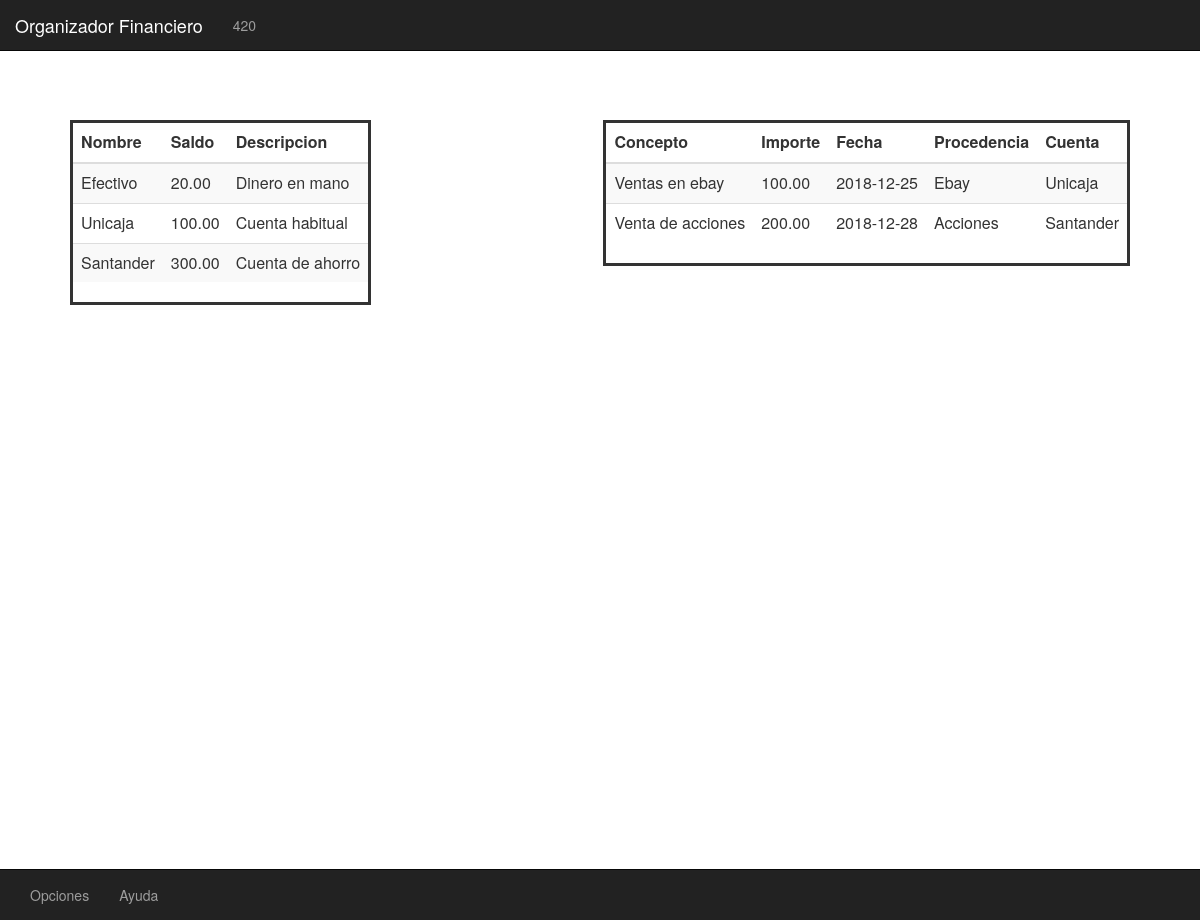
The page / on the database its author committed.
### tables this page shows
CREATE TABLE cuentas (
	id INT PRIMARY KEY AUTO_INCREMENT,
	nombre VARCHAR(50),
    saldo DECIMAL(15,2),
    descripcion VARCHAR(50)
);

CREATE TABLE ingresos (
	id INT PRIMARY KEY AUTO_INCREMENT,
	importe DECIMAL(6,2),  
    concepto VARCHAR(50),  
    fecha DATE,  
    procedencia VARCHAR(50),  
    cuenta VARCHAR(50)  
);

### mostrar_cuentas.php (the view)
<table class="table table-striped">
    <thead>
    <tr>
        <th>Nombre</th>
        <th>Saldo</th>
        <th>Descripcion</th>
    </tr>
    </thead>
<?php
$res = mysql_query("SELECT * FROM cuentas")
or die(mysql_error());
while($row = mysql_fetch_array( $res )) {?>
    <tr>
        <td><?php echo $row['nombre'];?></td>
        <td><?php echo $row['saldo'];?></td>
        <td><?php echo $row['descripcion'];?></td>
    </tr>
<?php } ?>
</table>

### navbars.php (shortened to what this page needs)
<html>
<link rel="stylesheet" href="https://maxcdn.bootstrapcdn.com/bootstrap/3.3.7/css/bootstrap.min.css">
<nav class="navbar navbar-fixed-top navbar-inverse">
<div class="container-fluid">
    <div class="navbar-header">
        <a class="navbar-brand" href="index.php">Organizador Financiero</a>
    </div>
    <ul class="nav navbar-nav navbar-middle" style="text-align: center;">
        <li><a href="ver_patrimonio.php"><?php include "mostrar_patrimonio.php" ?></a></li>
    </ul>
</div>
</nav>
<nav class="navbar navbar-fixed-bottom navbar-inverse">
<div class="container-fluid">
    <ul class="nav navbar-nav navbar-left">
        <li><a href="#">Opciones</a></li>
        <li><a href="#">Ayuda</a></li>
    </ul>
</div>
</nav>
</html>

### mostrar_patrimonio.php (shortened to what this page needs)
<?php
$patrimonio = 0;
$res = mysql_query("SELECT * FROM cuentas")
or die(mysql_error());
while($row = mysql_fetch_array( $res )) {
    $patrimonio = $patrimonio + $row['saldo'];
}
echo $patrimonio;
?>

### index.php (shortened to what this page needs)
<?php
include "navbars.php";
?>
<link href="css/index.css" rel="stylesheet" type="text/css"/>
<div class="mostrar_cuentas"><p>
  <?php include "mostrar_cuentas.php"; ?>
</p></div>
<div class="mostrar_ingresos"><p>
  <?php include "mostrar_ingresos.php"; ?>
</p></div>

### mostrar_ingresos.php
<table class="table table-striped">
    <thead>
    <tr>
        <th>Concepto</th>
        <th>Importe</th>
        <th>Fecha</th>
        <th>Procedencia</th>
        <th>Cuenta</th>
    </tr>
    </thead>
<?php
$res = mysql_query("SELECT * FROM ingresos")
or die(mysql_error());
while($row = mysql_fetch_array( $res )) {?>
    <tr>
        <td><?php echo $row['concepto'];?></td>
        <td><?php echo $row['importe'];?></td>
        <td><?php echo $row['fecha'];?></td>
        <td><?php echo $row['procedencia'];?></td>
        <td><?php echo $row['cuenta'];?></td>
    </tr>
<?php } ?>
</table>

### css/index.css (style rules this page uses)
.mostrar_cuentas { width: auto; border-style: solid; margin-bottom: 20px; float: left; }
.mostrar_ingresos { width: auto; border-style: solid; margin-bottom: 20px; float: right; }

### rows shown on the page
cuentas: nombre "Efectivo", saldo "20.00", descripcion "Dinero en mano"
cuentas: nombre "Unicaja", saldo "100.00", descripcion "Cuenta habitual"
cuentas: nombre "Santander", saldo "300.00", descripcion "Cuenta de ahorro"
ingresos: concepto "Ventas en ebay", importe "100.00", fecha "2018-12-25", procedencia "Ebay", cuenta "Unicaja"
ingresos: concepto "Venta de acciones", importe "200.00", fecha "2018-12-28", procedencia "Acciones", cuenta "Santander"

### other values the page prints
$patrimonio "420"
